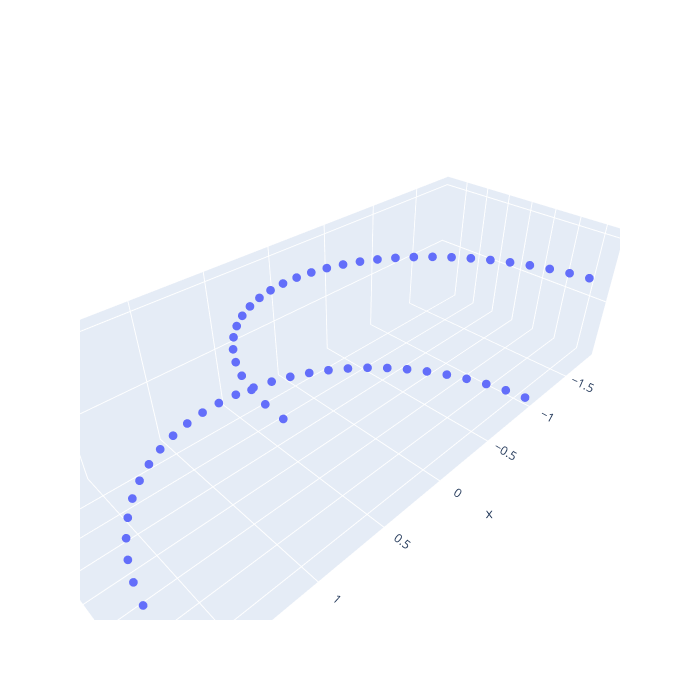

The notebook cell saved with this chart:
### Code cell
#PCA
pca = PCA(n_components=4)
data_pca = pca.fit(data_aug).transform(data_aug)

print('Explained Vairance', pca.explained_variance_ratio_)

fig = go.Figure(data=[go.Scatter3d(
    x=data_pca[:,0], y=data_pca[:,1], z=data_pca[:,2], 
    mode ='markers', 
    marker=dict(size = 3, color =1, colorscale='plasma')
)])

fig.update_layout(autosize=False, width=700, height=700)

fig.show()
